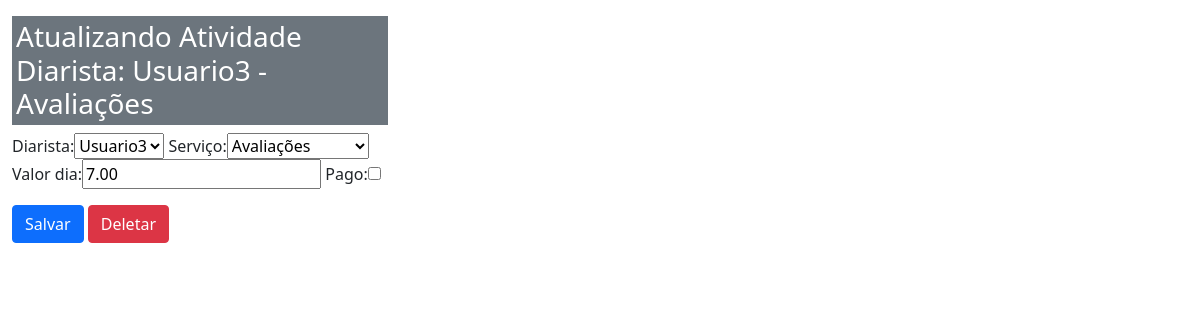
The app's page /sistema/atividade_dia_update/1/ with its own data.
### core/models.py (models this page shows, shortened)
class AtividadeDia(models.Model):
    diarista = models.ForeignKey(Diarista, on_delete=models.PROTECT)
    finalidade = models.ForeignKey(Finalidade, on_delete=models.PROTECT, verbose_name='serviço')
    valor_dia = models.DecimalField(max_digits=4, decimal_places=2)
    pago = models.BooleanField(default=False)

class Diarista(models.Model):
    usuario = models.ForeignKey(Pessoa, on_delete=models.PROTECT)
    inicio = models.DateTimeField(auto_now=False)
    termino = models.DateTimeField(auto_now=True, null=True, blank=True)
    def __str__(self):
        return str(self.usuario)

class Pessoa(models.Model):
    nome = models.CharField(max_length=100)
    telefone = models.CharField(max_length=20)
    email = models.EmailField()
    profissao = models.CharField(max_length=100)
    area_atuacao = models.CharField(max_length=100)
    def __str__(self):
        return self.nome

class Finalidade(models.Model):
    nome = models.CharField(max_length=20)
    def __str__(self):
        return self.nome

### core/views.py (the view)
# urls.py: path('atividade_dia_update/<int:id>/', atividade_dia_update,
def atividade_dia_update(request, id):
    data = {}
    atividade_dia = AtividadeDia.objects.get(id=id)
    form = AtividadeDiaForm(request.POST or None, instance=atividade_dia)
    data['atividade_dia'] = atividade_dia
    data['forms'] = form
    if request.method == 'POST':
        if form.is_valid():
            form.save()
            return redirect('core_lista_atividades_dia')
    else:
        return render(request, 'core/update_atividade_dia.html', data)

### core/forms.py
class AtividadeDiaForm(ModelForm):
    class Meta:
        model = AtividadeDia
        fields = '__all__'
        labels = {
            'finalidade': 'Serviço',
        }

### core/templates/core/update_atividade_dia.html (shortened to what this page needs)
{%  extends 'base.html' %}
{% load bootstrap %}
{% block main %}
<div class="row">
        <div class="col-4">
            <h3 class="p-1 mb-2 bg-secondary text-white">Atualizando Atividade Diarista:
                {{ atividade_dia.diarista }} - {{ atividade_dia.finalidade }}</h3>
            <form action="{% url 'core_atividade_dia_update' atividade_dia.id %}" method="POST">
                {{ forms|bootstrap }}
                <button type="submit" class="btn btn-primary">Salvar</button>
                <a href="{% url 'core_atividade_dia_delete' atividade_dia.id %}" class="btn btn-danger">Deletar</a>
            </form>
        </div>
    </div>
{% endblock %}

### records on screen
AtividadeDia: diarista "Usuario3", finalidade "Avaliações", valor_dia "7.00"
